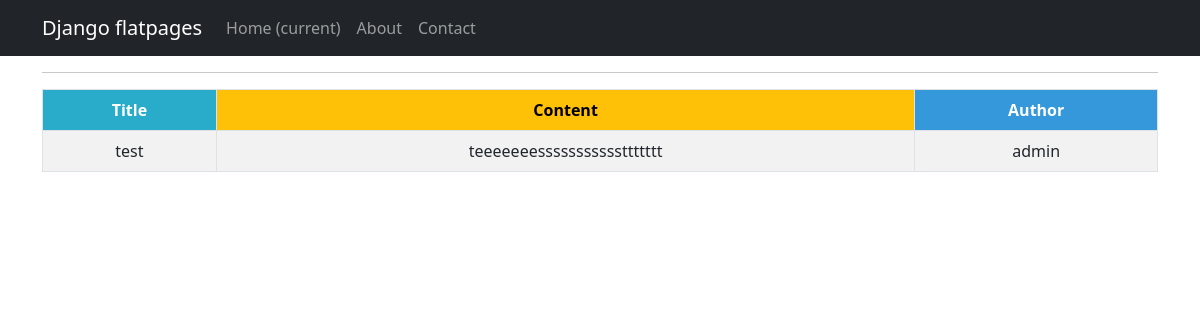
Screenshot of /articles/69 with the database file from the repository.
### application/models.py (models this page shows, shortened)
class Post(models.Model):
    author = models.ForeignKey(Author, on_delete=models.CASCADE)
    options = models.CharField(max_length=10, choices=[('article', 'Article'), ('news', 'News')], default='article')
    time_of_creation = models.DateTimeField(auto_now_add=True)
    categories = models.ManyToManyField('Category', through='PostCategory')
    title = models.CharField(max_length=255)
    content_of_article = models.TextField()
    rating = models.IntegerField(default=0)

class Author(models.Model):
    author = models.OneToOneField(User, on_delete=models.CASCADE)
    rating = models.IntegerField(default=0)

### application/views.py (the view)
# urls.py: path('<int:pk>', PostDetail.as_view(), name='post_detail'),
class PostDetail(DetailView):
    model = Post
    template_name = 'post.html'
    context_object_name = 'post'

### templates/post.html
{% extends 'flatpages/default.html' %}
{% load custom_filters %}
{% block content %}
<hr>
<table class="table table-bordered table-striped table-hover">
  <thead>
    <tr>
      <th style="background-color: #29ABCA; color: #ffffff;">Title</th>
      <th style="background-color: #FFC107; color: #000000;">Content</th>
      <th style="background-color: #3498DB; color: #ffffff;">Author</th>
    </tr>
  </thead>
  <tbody>
    <tr>
      <td>{{ post.title }}</td>
      <td>{{ post.content_of_article }}</td>
      <td>{{ post.author.author }}</td>
    </tr>
  </tbody>
</table>
{% endblock content %}

### rows the page displays
Post: title "test", content_of_article "teeeeeeesssssssssssttttttt", author.author "admin"
